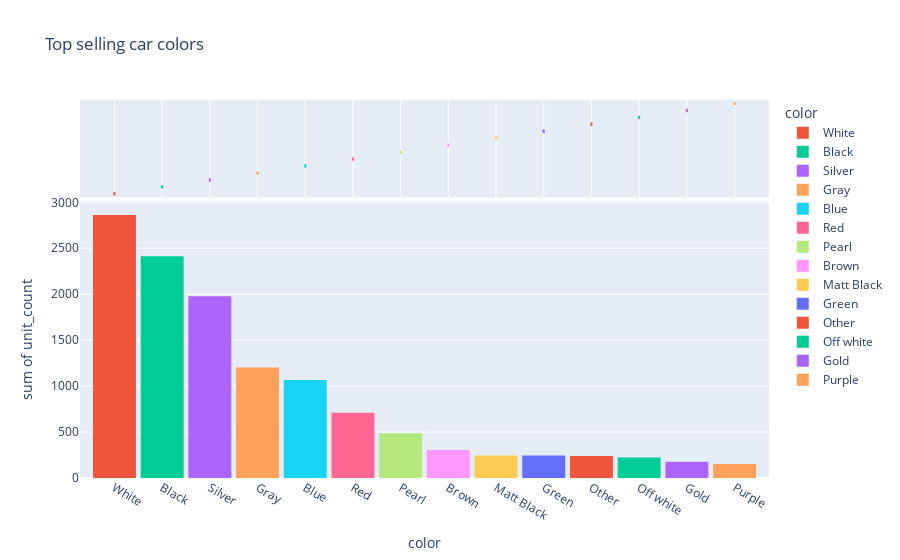

Here is the notebook cell this chart was saved with:
### Markdown cell above
##### 6. Color variants that are most common

### Code cell
df = pd.read_sql_query("SELECT color, COUNT(*) unit_count FROM listings GROUP BY 1 ORDER BY 2 DESC LIMIT 15;", DATABASE_URL)

fig = px.histogram(df, 
                   x='color',
                   y='unit_count',
                   color='color',
                   marginal='box', 
                   nbins=47, 
                   title='Top selling car colors')
fig.update_layout(bargap=0.1)
fig.show()

### Figure 1 — Plotly figure (JSON) as saved in the notebook; plotly's stock layout.template omitted (floating-point values rounded to 4 significant figures)
{"data": [{"alignmentgroup": "True", "bingroup": "x", "histfunc": "sum", "hovertemplate": "color=%{x}<br>sum of unit_count=%{y}<extra></extra>", "legendgroup": "White", "marker": {"color": "#EF553B", "pattern": {"shape": ""}}, "name": "White", "nbinsx": 47, "offsetgroup": "White", "orientation": "v", "showlegend": true, "type": "histogram", "x": ["White"], "xaxis": "x", "y": [2863], "yaxis": "y"}, {"alignmentgroup": "True", "hovertemplate": "color=%{x}<extra></extra>", "legendgroup": "White", "marker": {"color": "#EF553B"}, "name": "White", "notched": true, "offsetgroup": "White", "showlegend": false, "type": "box", "x": ["White"], "xaxis": "x2", "yaxis": "y2"}, {"alignmentgroup": "True", "bingroup": "x", "histfunc": "sum", "hovertemplate": "color=%{x}<br>sum of unit_count=%{y}<extra></extra>", "legendgroup": "Black", "marker": {"color": "#00cc96", "pattern": {"shape": ""}}, "name": "Black", "nbinsx": 47, "offsetgroup": "Black", "orientation": "v", "showlegend": true, "type": "histogram", "x": ["Black"], "xaxis": "x", "y": [2413], "yaxis": "y"}, {"alignmentgroup": "True", "hovertemplate": "color=%{x}<extra></extra>", "legendgroup": "Black", "marker": {"color": "#00cc96"}, "name": "Black", "notched": true, "offsetgroup": "Black", "showlegend": false, "type": "box", "x": ["Black"], "xaxis": "x2", "yaxis": "y2"}, {"alignmentgroup": "True", "bingroup": "x", "histfunc": "sum", "hovertemplate": "color=%{x}<br>sum of unit_count=%{y}<extra></extra>", "legendgroup": "Silver", "marker": {"color": "#ab63fa", "pattern": {"shape": ""}}, "name": "Silver", "nbinsx": 47, "offsetgroup": "Silver", "orientation": "v", "showlegend": true, "type": "histogram", "x": ["Silver"], "xaxis": "x", "y": [1978], "yaxis": "y"}, {"alignmentgroup": "True", "hovertemplate": "color=%{x}<extra></extra>", "legendgroup": "Silver", "marker": {"color": "#ab63fa"}, "name": "Silver", "notched": true, "offsetgroup": "Silver", "showlegend": false, "type": "box", "x": ["Silver"], "xaxis": "x2", "yaxis": "y2"}, {"alignmentgroup": "True", "bingroup": "x", "histfunc": "sum", "hovertemplate": "color=%{x}<br>sum of unit_count=%{y}<extra></extra>", "legendgroup": "Gray", "marker": {"color": "#FFA15A", "pattern": {"shape": ""}}, "name": "Gray", "nbinsx": 47, "offsetgroup": "Gray", "orientation": "v", "showlegend": true, "type": "histogram", "x": ["Gray"], "xaxis": "x", "y": [1202], "yaxis": "y"}, {"alignmentgroup": "True", "hovertemplate": "color=%{x}<extra></extra>", "legendgroup": "Gray", "marker": {"color": "#FFA15A"}, "name": "Gray", "notched": true, "offsetgroup": "Gray", "showlegend": false, "type": "box", "x": ["Gray"], "xaxis": "x2", "yaxis": "y2"}, {"alignmentgroup": "True", "bingroup": "x", "histfunc": "sum", "hovertemplate": "color=%{x}<br>sum of unit_count=%{y}<extra></extra>", "legendgroup": "Blue", "marker": {"color": "#19d3f3", "pattern": {"shape": ""}}, "name": "Blue", "nbinsx": 47, "offsetgroup": "Blue", "orientation": "v", "showlegend": true, "type": "histogram", "x": ["Blue"], "xaxis": "x", "y": [1066], "yaxis": "y"}, {"alignmentgroup": "True", "hovertemplate": "color=%{x}<extra></extra>", "legendgroup": "Blue", "marker": {"color": "#19d3f3"}, "name": "Blue", "notched": true, "offsetgroup": "Blue", "showlegend": false, "type": "box", "x": ["Blue"], "xaxis": "x2", "yaxis": "y2"}, {"alignmentgroup": "True", "bingroup": "x", "histfunc": "sum", "hovertemplate": "color=%{x}<br>sum of unit_count=%{y}<extra></extra>", "legendgroup": "Red", "marker": {"color": "#FF6692", "pattern": {"shape": ""}}, "name": "Red", "nbinsx": 47, "offsetgroup": "Red", "orientation": "v", "showlegend": true, "type": "histogram", "x": ["Red"], "xaxis": "x", "y": [711], "yaxis": "y"}, {"alignmentgroup": "True", "hovertemplate": "color=%{x}<extra></extra>", "legendgroup": "Red", "marker": {"color": "#FF6692"}, "name": "Red", "notched": true, "offsetgroup": "Red", "showlegend": false, "type": "box", "x": ["Red"], "xaxis": "x2", "yaxis": "y2"}, {"alignmentgroup": "True", "bingroup": "x", "histfunc": "sum", "hovertemplate": "color=%{x}<br>sum of unit_count=%{y}<extra></extra>", "legendgroup": "Pearl", "marker": {"color": "#B6E880", "pattern": {"shape": ""}}, "name": "Pearl", "nbinsx": 47, "offsetgroup": "Pearl", "orientation": "v", "showlegend": true, "type": "histogram", "x": ["Pearl"], "xaxis": "x", "y": [486], "yaxis": "y"}, {"alignmentgroup": "True", "hovertemplate": "color=%{x}<extra></extra>", "legendgroup": "Pearl", "marker": {"color": "#B6E880"}, "name": "Pearl", "notched": true, "offsetgroup": "Pearl", "showlegend": false, "type": "box", "x": ["Pearl"], "xaxis": "x2", "yaxis": "y2"}, {"alignmentgroup": "True", "bingroup": "x", "histfunc": "sum", "hovertemplate": "color=%{x}<br>sum of unit_count=%{y}<extra></extra>", "legendgroup": "Brown", "marker": {"color": "#FF97FF", "pattern": {"shape": ""}}, "name": "Brown", "nbinsx": 47, "offsetgroup": "Brown", "orientation": "v", "showlegend": true, "type": "histogram", "x": ["Brown"], "xaxis": "x", "y": [305], "yaxis": "y"}, {"alignmentgroup": "True", "hovertemplate": "color=%{x}<extra></extra>", "legendgroup": "Brown", "marker": {"color": "#FF97FF"}, "name": "Brown", "notched": true, "offsetgroup": "Brown", "showlegend": false, "type": "box", "x": ["Brown"], "xaxis": "x2", "yaxis": "y2"}, {"alignmentgroup": "True", "bingroup": "x", "histfunc": "sum", "hovertemplate": "color=%{x}<br>sum of unit_count=%{y}<extra></extra>", "legendgroup": "Matt Black", "marker": {"color": "#FECB52", "pattern": {"shape": ""}}, "name": "Matt Black", "nbinsx": 47, "offsetgroup": "Matt Black", "orientation": "v", "showlegend": true, "type": "histogram", "x": ["Matt Black"], "xaxis": "x", "y": [244], "yaxis": "y"}, {"alignmentgroup": "True", "hovertemplate": "color=%{x}<extra></extra>", "legendgroup": "Matt Black", "marker": {"color": "#FECB52"}, "name": "Matt Black", "notched": true, "offsetgroup": "Matt Black", "showlegend": false, "type": "box", "x": ["Matt Black"], "xaxis": "x2", "yaxis": "y2"}, {"alignmentgroup": "True", "bingroup": "x", "histfunc": "sum", "hovertemplate": "color=%{x}<br>sum of unit_count=%{y}<extra></extra>", "legendgroup": "Green", "marker": {"color": "#636efa", "pattern": {"shape": ""}}, "name": "Green", "nbinsx": 47, "offsetgroup": "Green", "orientation": "v", "showlegend": true, "type": "histogram", "x": ["Green"], "xaxis": "x", "y": [244], "yaxis": "y"}, {"alignmentgroup": "True", "hovertemplate": "color=%{x}<extra></extra>", "legendgroup": "Green", "marker": {"color": "#636efa"}, "name": "Green", "notched": true, "offsetgroup": "Green", "showlegend": false, "type": "box", "x": ["Green"], "xaxis": "x2", "yaxis": "y2"}, {"alignmentgroup": "True", "bingroup": "x", "histfunc": "sum", "hovertemplate": "color=%{x}<br>sum of unit_count=%{y}<extra></extra>", "legendgroup": "Other", "marker": {"color": "#EF553B", "pattern": {"shape": ""}}, "name": "Other", "nbinsx": 47, "offsetgroup": "Other", "orientation": "v", "showlegend": true, "type": "histogram", "x": ["Other"], "xaxis": "x", "y": [239], "yaxis": "y"}, {"alignmentgroup": "True", "hovertemplate": "color=%{x}<extra></extra>", "legendgroup": "Other", "marker": {"color": "#EF553B"}, "name": "Other", "notched": true, "offsetgroup": "Other", "showlegend": false, "type": "box", "x": ["Other"], "xaxis": "x2", "yaxis": "y2"}, {"alignmentgroup": "True", "bingroup": "x", "histfunc": "sum", "hovertemplate": "color=%{x}<br>sum of unit_count=%{y}<extra></extra>", "legendgroup": "Off white", "marker": {"color": "#00cc96", "pattern": {"shape": ""}}, "name": "Off white", "nbinsx": 47, "offsetgroup": "Off white", "orientation": "v", "showlegend": true, "type": "histogram", "x": ["Off white"], "xaxis": "x", "y": [224], "yaxis": "y"}, {"alignmentgroup": "True", "hovertemplate": "color=%{x}<extra></extra>", "legendgroup": "Off white", "marker": {"color": "#00cc96"}, "name": "Off white", "notched": true, "offsetgroup": "Off white", "showlegend": false, "type": "box", "x": ["Off white"], "xaxis": "x2", "yaxis": "y2"}, {"alignmentgroup": "True", "bingroup": "x", "histfunc": "sum", "hovertemplate": "color=%{x}<br>sum of unit_count=%{y}<extra></extra>", "legendgroup": "Gold", "marker": {"color": "#ab63fa", "pattern": {"shape": ""}}, "name": "Gold", "nbinsx": 47, "offsetgroup": "Gold", "orientation": "v", "showlegend": true, "type": "histogram", "x": ["Gold"], "xaxis": "x", "y": [177], "yaxis": "y"}, {"alignmentgroup": "True", "hovertemplate": "color=%{x}<extra></extra>", "legendgroup": "Gold", "marker": {"color": "#ab63fa"}, "name": "Gold", "notched": true, "offsetgroup": "Gold", "showlegend": false, "type": "box", "x": ["Gold"], "xaxis": "x2", "yaxis": "y2"}, {"alignmentgroup": "True", "bingroup": "x", "histfunc": "sum", "hovertemplate": "color=%{x}<br>sum of unit_count=%{y}<extra></extra>", "legendgroup": "Purple", "marker": {"color": "#FFA15A", "pattern": {"shape": ""}}, "name": "Purple", "nbinsx": 47, "offsetgroup": "Purple", "orientation": "v", "showlegend": true, "type": "histogram", "x": ["Purple"], "xaxis": "x", "y": [153], "yaxis": "y"}, {"alignmentgroup": "True", "hovertemplate": "color=%{x}<extra></extra>", "legendgroup": "Purple", "marker": {"color": "#FFA15A"}, "name": "Purple", "notched": true, "offsetgroup": "Purple", "showlegend": false, "type": "box", "x": ["Purple"], "xaxis": "x2", "yaxis": "y2"}], "layout": {"bargap": 0.1, "barmode": "relative", "legend": {"title": {"text": "color"}, "tracegroupgap": 0}, "title": {"text": "Top selling car colors"}, "xaxis": {"anchor": "y", "categoryarray": [null, "White", "Black", "Silver", "Gray", "Blue", "Red", "Pearl", "Brown", "Matt Black", "Green", "Other", "Off white", "Gold", "Purple"], "categoryorder": "array", "domain": [0, 1], "title": {"text": "color"}}, "xaxis2": {"anchor": "y2", "domain": [0, 1], "matches": "x", "showgrid": true, "showticklabels": false}, "yaxis": {"anchor": "x", "domain": [0, 0.7326], "title": {"text": "sum of unit_count"}}, "yaxis2": {"anchor": "x2", "domain": [0.7426, 1], "matches": "y2", "showgrid": false, "showline": false, "showticklabels": false, "ticks": ""}}}
